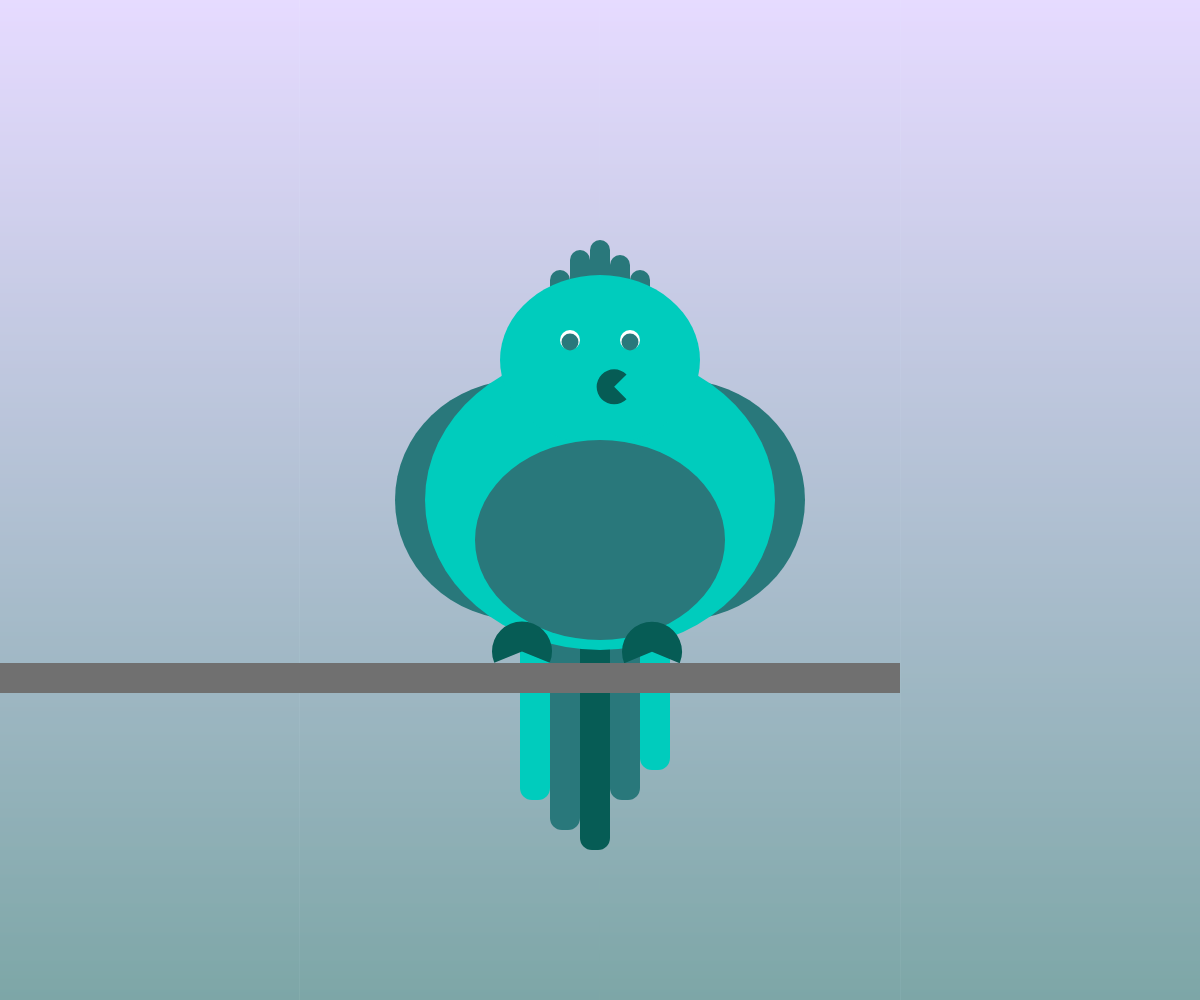
Frame 1 (no input)
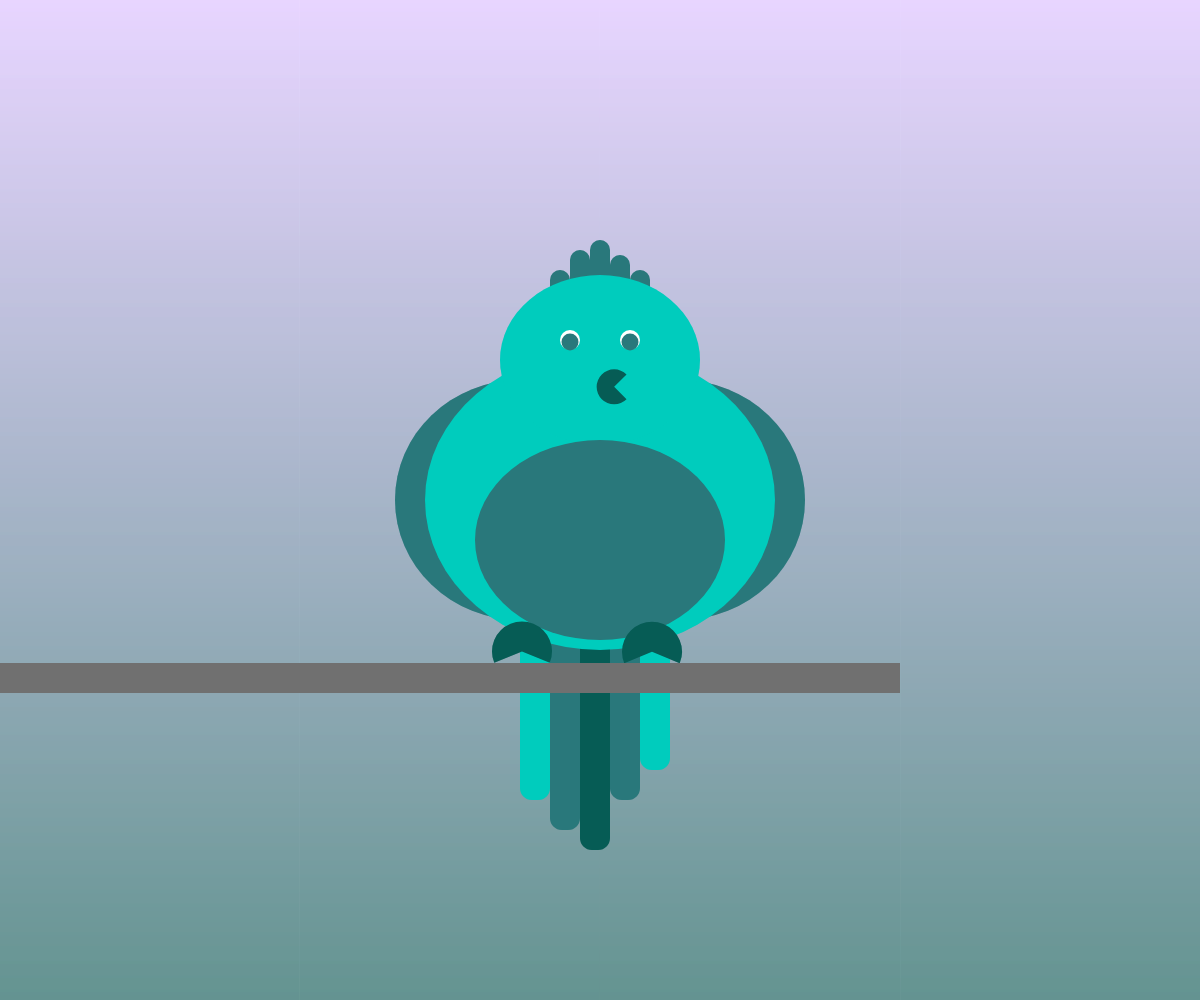
Frame 2 (the mouse pressed at the canvas centre, redrawn once)

The p5.js sketch that drew these frames (run headless with seeded random() and noise() and a simulated clock; the mouse was pressed at the canvas centre and the sketch redrawn once):

// p5.js sketch
// ── sketch.js
let c1, c2;
const AXE_Y= 1;
const AXE_X = 2;

function setup() {
    createCanvas(windowWidth, windowHeight);
    background(223, 242, 255);
    c1 = color('#e8d3ff');
    c2 = color('#5c8d89');
    noLoop();
}

function draw() {
    
setGradient(0, 0, windowWidth, windowHeight, c1, c2, AXE_Y);

 push()  
    noStroke();
    
    push() //crete
        fill('#29787B');
        rectMode(CORNER)
        translate(width/2, height/2);
        rect(-10, -260, 20, 70, 10);
        rect(-30, -250, 20, 60, 10);
        rect(10, -245, 20, 60, 10);
        rect(-50, -230, 20, 60, 10);
        rect(30, -230, 20, 60, 10);
    pop()
    push() //queue
        fill('#065C55');
        translate(width/2, height/2);
        rect(-20, 0, 30, 350,0, 0, 12, 12);
    
        fill('#29787B');
        rect(-50, 0, 30, 330,0, 0, 12, 12);
        rect(10, 0, 30, 300,0, 0, 12, 12);
    
        fill('#00CCBD');
        rect(-80, 0, 30, 300,0, 0, 12, 12);
        rect(40, 0, 30, 270,0, 0, 12, 12);
    pop()

    push()//ailes
        fill('#29787B');
        ellipse(width / 2 - 80, height / 2, 250, 240);
        ellipse(width / 2 + 80, height / 2, 250, 240);
        
    pop()
    
    push()//corps
        fill('#00CCBD');
        ellipse(width / 2, height / 2, 350, 300);
        ellipse(width / 2, height / 2 - 140, 200, 170);
    pop()

    push()//ventre
        fill('#29787B');
        ellipse(width / 2, height / 2 + 40, 250, 200);
    pop()

    push()//yeux blanc
        fill('255');
        ellipse(width / 2 - 30, height / 2 - 160, 20, 20);
        ellipse(width / 2 + 30, height / 2 - 160, 20, 20);
    pop()
    
    push()//yeux iris
        fill('#29787B');
        ellipse(width / 2 - 30, height / 2 - 158, 17, 17);
        ellipse(width / 2 + 30, height / 2 - 158, 17, 17);
    pop()
    
    push() //bouche
        fill('#065C55');
        translate(width / 2, height / 2);
        rotate(TWO_PI - QUARTER_PI);
        arc(90, -70, 35, 35, PI - HALF_PI, TWO_PI);
    pop()
    
    push() //pattes
        fill('#065C55')
        translate(width/2, height/2);
        rotate(PI-1/2*QUARTER_PI);
        arc(10, -160, 60, 60, 0,PI+QUARTER_PI, TWO_PI);
        arc(130, -110, 60, 60, 0,PI+QUARTER_PI, TWO_PI); 
    pop()
    
    push() //branche
        fill('#707070');
        rect(0, height/2+163, width*0.75, 30)
    pop()
    
pop()
}


function setGradient(x, y, w, h, c1, c2, axis) {
  noFill();

  if (axis === AXE_Y) {
    // Top to bottom gradient
    for (let i = y; i <= y + h; i++) {
      let inter = map(i, y, y + h, 0, 1);
      let c = lerpColor(c1, c2, inter);
      stroke(c);
      line(x, i, x + w, i);
    }
  } else if (axis === AXE_X) {
    // Left to right gradient
    for (let i = x; i <= x + w; i++) {
      let inter = map(i, x, x + w, 0, 1);
      let c = lerpColor(c1, c2, inter);
      stroke(c);
      line(i, y, i, y + h);
    }
  }
}
